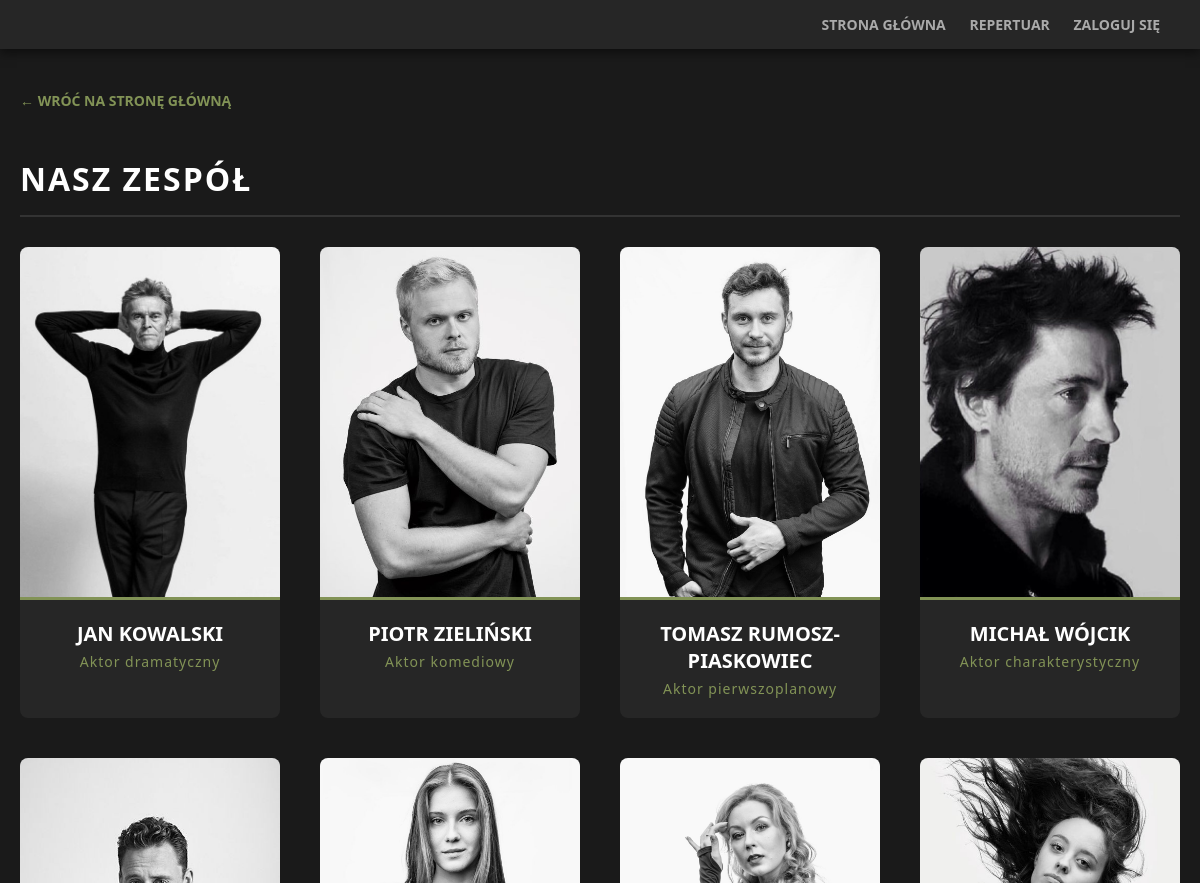
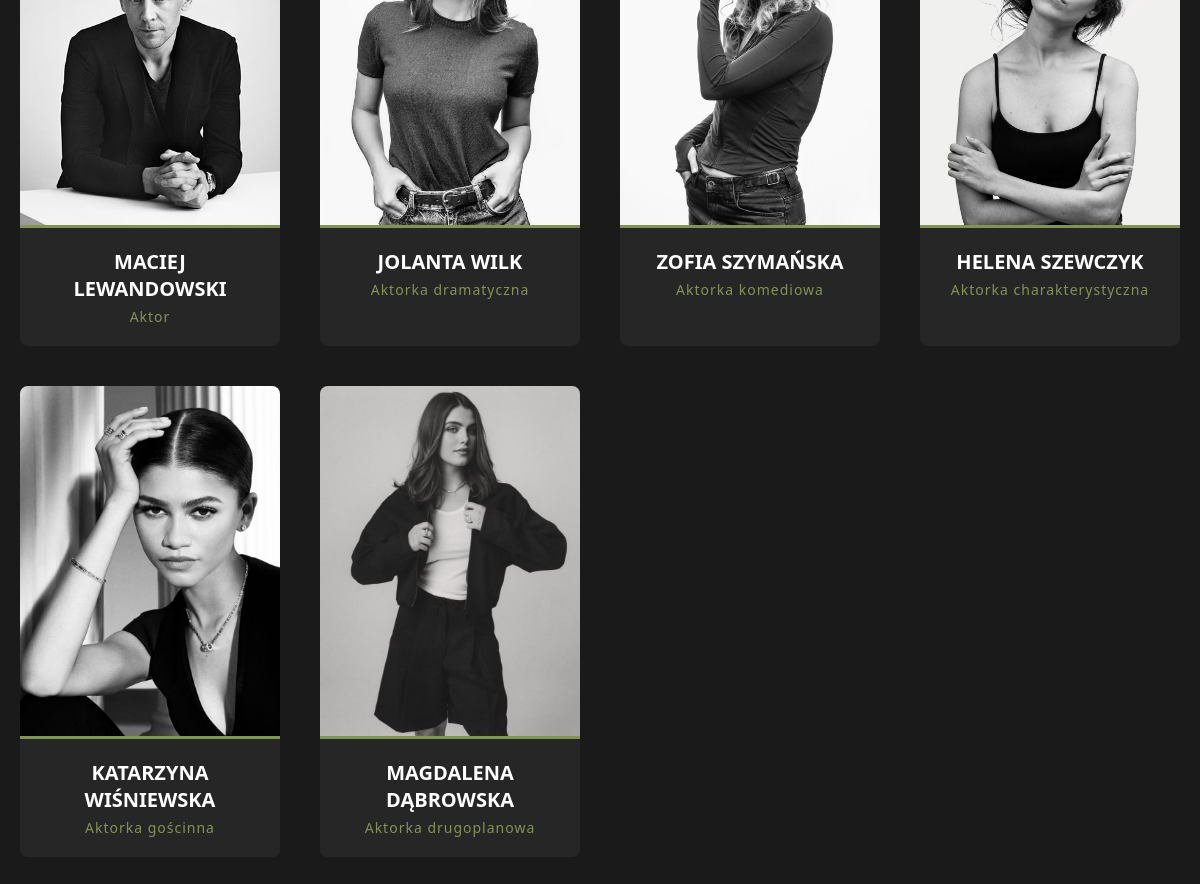
Screenshot of /aktorzy.php with the database file from the repository (2 pictures, top to bottom).
### tables this page shows
CREATE TABLE `aktorzy` (
  `id` int(11) NOT NULL,
  `imie_nazwisko` varchar(255) NOT NULL,
  `zdjecie` varchar(255) NOT NULL,
  `specjalizacja` varchar(100) DEFAULT 'Aktor'
);

### aktorzy.php (the view, shortened to what this page needs)
<?php
require_once 'database.php';
try {
    $stmt = $pdo->query("SELECT imie_nazwisko, zdjecie, specjalizacja FROM Aktorzy");
    $aktorzy = $stmt->fetchAll(PDO::FETCH_ASSOC);
} catch (\PDOException $e) {
    die("Błąd bazy danych: " . $e->getMessage());
}
?>
<!DOCTYPE html>
<html lang="pl">
<head>
</head>
<body>
    <div class="top-bar">
        <div>
            <a href="index.php">Strona Główna</a>
            <a href="spektakle.php">Repertuar</a>
            <?php if (isset($_SESSION['user_id'])): ?>
                <?php if ($_SESSION['user_rola'] === 'admin'): ?><a href="admin.php" class="link-admin">Panel Admina</a><?php endif; ?>
                <a href="wyloguj.php">Wyloguj</a>
            <?php else: ?>
                <a href="logowanie.php">Zaloguj się</a>
            <?php endif; ?>
        </div>
    </div>
    <div class="kontener-sekcji">
        <a href="index.php" class="powrot">&larr; Wróć na stronę główną</a>
        <h2 class="naglowek-sekcji">Nasz Zespół</h2>
        <div class="siatka-aktorow">
            <?php foreach ($aktorzy as $aktor): ?>
                <div class="karta-aktora">
                    <div class="zdjecie-aktora">
                        <img src="<?= htmlspecialchars($aktor['zdjecie']) ?>" alt="<?= htmlspecialchars($aktor['imie_nazwisko']) ?>">
                    </div>
                    <div class="dane-aktora">
                        <h3 class="imie-aktora"><?= htmlspecialchars($aktor['imie_nazwisko']) ?></h3>
                        <p class="rola-aktora"><?= htmlspecialchars($aktor['specjalizacja']) ?></p>
                    </div>
                </div>
            <?php endforeach; ?>
        </div>
    </div>
</body>
</html>

### aktorzy.php (style rules this page uses)
body { font-family: 'Segoe UI', Tahoma, Geneva, Verdana, sans-serif; background-color: #1a1a1a; color: #e0e0e0; margin: 0; padding: 0; padding-bottom: 80px; }
.top-bar { background-color: #262626; padding: 15px 40px; display: flex; justify-content: space-between; align-items: center; box-shadow: 0 4px 10px rgba(0,0,0,0.5); font-size: 14px; }
.top-bar a { color: #aaaaaa; text-decoration: none; margin-left: 20px; text-transform: uppercase; font-weight: bold; transition: 0.3s; }
.kontener-sekcji { max-width: 1200px; margin: 40px auto; padding: 0 20px; }
.naglowek-sekcji { font-size: 32px; color: #fff; margin-bottom: 30px; border-bottom: 2px solid #333; padding-bottom: 15px; text-transform: uppercase; letter-spacing: 2px; }
.powrot { display: inline-block; margin-bottom: 20px; color: #829356; text-decoration: none; font-weight: bold; text-transform: uppercase; font-size: 14px; }
.siatka-aktorow { display: grid; grid-template-columns: repeat(auto-fit, minmax(250px, 1fr)); gap: 40px; }
.karta-aktora { background: #262626; border-radius: 8px; overflow: hidden; text-align: center; transition: transform 0.3s, box-shadow 0.3s; }
.zdjecie-aktora { height: 350px; background: #333; overflow: hidden; border-bottom: 3px solid #829356; }
.zdjecie-aktora img { width: 100%; height: 100%; object-fit: cover; display: block; }
.dane-aktora { padding: 20px; }
.imie-aktora { color: #fff; font-size: 20px; margin: 0 0 5px 0; text-transform: uppercase; }
.rola-aktora { color: #829356; font-size: 14px; margin: 0; letter-spacing: 1px; }

### rows the page displays
aktorzy: zdjecie (picture), imie_nazwisko "JAN KOWALSKI", specjalizacja "Aktor dramatyczny"
aktorzy: zdjecie (picture), imie_nazwisko "PIOTR ZIELIŃSKI", specjalizacja "Aktor komediowy"
aktorzy: zdjecie (picture), imie_nazwisko "TOMASZ RUMOSZ-PIASKOWIEC", specjalizacja "Aktor pierwszoplanowy"
aktorzy: zdjecie (picture), imie_nazwisko "MICHAŁ WÓJCIK", specjalizacja "Aktor charakterystyczny"
aktorzy: zdjecie (picture), imie_nazwisko "MACIEJ LEWANDOWSKI", specjalizacja "Aktor"
aktorzy: zdjecie (picture), imie_nazwisko "JOLANTA WILK", specjalizacja "Aktorka dramatyczna"
aktorzy: zdjecie (picture), imie_nazwisko "ZOFIA SZYMAŃSKA", specjalizacja "Aktorka komediowa"
aktorzy: zdjecie (picture), imie_nazwisko "HELENA SZEWCZYK", specjalizacja "Aktorka charakterystyczna"
aktorzy: zdjecie (picture), imie_nazwisko "KATARZYNA WIŚNIEWSKA", specjalizacja "Aktorka gościnna"
aktorzy: zdjecie (picture), imie_nazwisko "MAGDALENA DĄBROWSKA", specjalizacja "Aktorka drugoplanowa"
